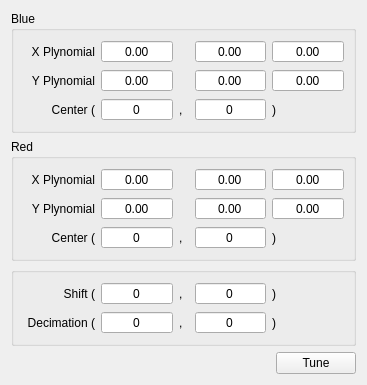
<?xml version="1.0" encoding="UTF-8"?>
<ui version="4.0">
 <class>LCA</class>
 <widget class="QWidget" name="LCA">
  <property name="geometry">
   <rect>
    <x>0</x>
    <y>0</y>
    <width>367</width>
    <height>359</height>
   </rect>
  </property>
  <property name="windowTitle">
   <string>LCA</string>
  </property>
  <layout class="QGridLayout" name="gridLayout_4">
   <item row="0" column="0" colspan="4">
    <widget class="QGroupBox" name="blue_gb">
     <property name="title">
      <string>Blue</string>
     </property>
     <layout class="QGridLayout" name="gridLayout">
      <item row="2" column="1">
       <widget class="QSpinBox" name="blueCenterX_sb">
        <property name="alignment">
         <set>Qt::AlignCenter</set>
        </property>
        <property name="buttonSymbols">
         <enum>QAbstractSpinBox::NoButtons</enum>
        </property>
       </widget>
      </item>
      <item row="0" column="0">
       <widget class="QLabel" name="label">
        <property name="text">
         <string>X Plynomial</string>
        </property>
        <property name="alignment">
         <set>Qt::AlignRight|Qt::AlignTrailing|Qt::AlignVCenter</set>
        </property>
       </widget>
      </item>
      <item row="1" column="0">
       <widget class="QLabel" name="label_2">
        <property name="text">
         <string>Y Plynomial</string>
        </property>
        <property name="alignment">
         <set>Qt::AlignRight|Qt::AlignTrailing|Qt::AlignVCenter</set>
        </property>
       </widget>
      </item>
      <item row="2" column="0">
       <widget class="QLabel" name="label_3">
        <property name="text">
         <string>Center (</string>
        </property>
        <property name="alignment">
         <set>Qt::AlignRight|Qt::AlignTrailing|Qt::AlignVCenter</set>
        </property>
       </widget>
      </item>
      <item row="0" column="1">
       <widget class="QDoubleSpinBox" name="bluePolyX1_sb">
        <property name="alignment">
         <set>Qt::AlignCenter</set>
        </property>
        <property name="buttonSymbols">
         <enum>QAbstractSpinBox::NoButtons</enum>
        </property>
       </widget>
      </item>
      <item row="0" column="3">
       <widget class="QDoubleSpinBox" name="bluePolyX2_sb">
        <property name="alignment">
         <set>Qt::AlignCenter</set>
        </property>
        <property name="buttonSymbols">
         <enum>QAbstractSpinBox::NoButtons</enum>
        </property>
       </widget>
      </item>
      <item row="0" column="4">
       <widget class="QDoubleSpinBox" name="bluePolyX3_sb">
        <property name="alignment">
         <set>Qt::AlignCenter</set>
        </property>
        <property name="buttonSymbols">
         <enum>QAbstractSpinBox::NoButtons</enum>
        </property>
       </widget>
      </item>
      <item row="1" column="1">
       <widget class="QDoubleSpinBox" name="bluePolyY1_sb">
        <property name="alignment">
         <set>Qt::AlignCenter</set>
        </property>
        <property name="buttonSymbols">
         <enum>QAbstractSpinBox::NoButtons</enum>
        </property>
       </widget>
      </item>
      <item row="1" column="3">
       <widget class="QDoubleSpinBox" name="bluePolyY2_sb">
        <property name="alignment">
         <set>Qt::AlignCenter</set>
        </property>
        <property name="buttonSymbols">
         <enum>QAbstractSpinBox::NoButtons</enum>
        </property>
       </widget>
      </item>
      <item row="1" column="4">
       <widget class="QDoubleSpinBox" name="bluePolyY3_sb">
        <property name="alignment">
         <set>Qt::AlignCenter</set>
        </property>
        <property name="buttonSymbols">
         <enum>QAbstractSpinBox::NoButtons</enum>
        </property>
       </widget>
      </item>
      <item row="2" column="3">
       <widget class="QSpinBox" name="blueCenterY_sb">
        <property name="alignment">
         <set>Qt::AlignCenter</set>
        </property>
        <property name="buttonSymbols">
         <enum>QAbstractSpinBox::NoButtons</enum>
        </property>
       </widget>
      </item>
      <item row="2" column="2">
       <widget class="QLabel" name="label_9">
        <property name="maximumSize">
         <size>
          <width>10</width>
          <height>16777215</height>
         </size>
        </property>
        <property name="text">
         <string>,</string>
        </property>
        <property name="alignment">
         <set>Qt::AlignLeading|Qt::AlignLeft|Qt::AlignVCenter</set>
        </property>
       </widget>
      </item>
      <item row="2" column="4">
       <widget class="QLabel" name="label_10">
        <property name="text">
         <string>)</string>
        </property>
        <property name="alignment">
         <set>Qt::AlignLeading|Qt::AlignLeft|Qt::AlignVCenter</set>
        </property>
       </widget>
      </item>
     </layout>
    </widget>
   </item>
   <item row="2" column="0" colspan="4">
    <widget class="QGroupBox" name="groupBox_3">
     <property name="title">
      <string/>
     </property>
     <layout class="QGridLayout" name="gridLayout_2">
      <item row="1" column="1">
       <widget class="QSpinBox" name="decimationX_sb">
        <property name="alignment">
         <set>Qt::AlignCenter</set>
        </property>
        <property name="buttonSymbols">
         <enum>QAbstractSpinBox::NoButtons</enum>
        </property>
       </widget>
      </item>
      <item row="1" column="4">
       <widget class="QSpinBox" name="decimationY_sb">
        <property name="alignment">
         <set>Qt::AlignCenter</set>
        </property>
        <property name="buttonSymbols">
         <enum>QAbstractSpinBox::NoButtons</enum>
        </property>
       </widget>
      </item>
      <item row="0" column="1">
       <widget class="QSpinBox" name="shiftX_sb">
        <property name="alignment">
         <set>Qt::AlignCenter</set>
        </property>
        <property name="buttonSymbols">
         <enum>QAbstractSpinBox::NoButtons</enum>
        </property>
       </widget>
      </item>
      <item row="0" column="4">
       <widget class="QSpinBox" name="shiftY_sb">
        <property name="alignment">
         <set>Qt::AlignCenter</set>
        </property>
        <property name="buttonSymbols">
         <enum>QAbstractSpinBox::NoButtons</enum>
        </property>
       </widget>
      </item>
      <item row="1" column="0">
       <widget class="QLabel" name="label_7">
        <property name="text">
         <string>Decimation (</string>
        </property>
        <property name="alignment">
         <set>Qt::AlignRight|Qt::AlignTrailing|Qt::AlignVCenter</set>
        </property>
       </widget>
      </item>
      <item row="0" column="5">
       <widget class="QLabel" name="label_12">
        <property name="text">
         <string>)</string>
        </property>
        <property name="alignment">
         <set>Qt::AlignLeading|Qt::AlignLeft|Qt::AlignVCenter</set>
        </property>
       </widget>
      </item>
      <item row="0" column="0">
       <widget class="QLabel" name="label_6">
        <property name="text">
         <string>Shift (</string>
        </property>
        <property name="alignment">
         <set>Qt::AlignRight|Qt::AlignTrailing|Qt::AlignVCenter</set>
        </property>
       </widget>
      </item>
      <item row="1" column="2">
       <widget class="QLabel" name="label_11">
        <property name="maximumSize">
         <size>
          <width>10</width>
          <height>16777215</height>
         </size>
        </property>
        <property name="text">
         <string>,</string>
        </property>
        <property name="alignment">
         <set>Qt::AlignLeading|Qt::AlignLeft|Qt::AlignVCenter</set>
        </property>
       </widget>
      </item>
      <item row="0" column="2">
       <widget class="QLabel" name="label_13">
        <property name="maximumSize">
         <size>
          <width>10</width>
          <height>16777215</height>
         </size>
        </property>
        <property name="text">
         <string>,</string>
        </property>
        <property name="alignment">
         <set>Qt::AlignLeading|Qt::AlignLeft|Qt::AlignVCenter</set>
        </property>
       </widget>
      </item>
      <item row="1" column="5">
       <widget class="QLabel" name="label_14">
        <property name="text">
         <string>)</string>
        </property>
        <property name="alignment">
         <set>Qt::AlignLeading|Qt::AlignLeft|Qt::AlignVCenter</set>
        </property>
       </widget>
      </item>
     </layout>
    </widget>
   </item>
   <item row="1" column="0" colspan="4">
    <widget class="QGroupBox" name="red_gb">
     <property name="title">
      <string>Red</string>
     </property>
     <layout class="QGridLayout" name="gridLayout_3">
      <item row="3" column="1">
       <widget class="QSpinBox" name="redCenterX_sb">
        <property name="alignment">
         <set>Qt::AlignCenter</set>
        </property>
        <property name="buttonSymbols">
         <enum>QAbstractSpinBox::NoButtons</enum>
        </property>
       </widget>
      </item>
      <item row="3" column="3">
       <widget class="QSpinBox" name="redCenterY_sb">
        <property name="alignment">
         <set>Qt::AlignCenter</set>
        </property>
        <property name="buttonSymbols">
         <enum>QAbstractSpinBox::NoButtons</enum>
        </property>
       </widget>
      </item>
      <item row="2" column="1">
       <widget class="QDoubleSpinBox" name="redPolyY1_sb">
        <property name="alignment">
         <set>Qt::AlignCenter</set>
        </property>
        <property name="buttonSymbols">
         <enum>QAbstractSpinBox::NoButtons</enum>
        </property>
       </widget>
      </item>
      <item row="2" column="3">
       <widget class="QDoubleSpinBox" name="redPolyY2_sb">
        <property name="alignment">
         <set>Qt::AlignCenter</set>
        </property>
        <property name="buttonSymbols">
         <enum>QAbstractSpinBox::NoButtons</enum>
        </property>
       </widget>
      </item>
      <item row="2" column="4">
       <widget class="QDoubleSpinBox" name="redPolyY3_sb">
        <property name="alignment">
         <set>Qt::AlignCenter</set>
        </property>
        <property name="buttonSymbols">
         <enum>QAbstractSpinBox::NoButtons</enum>
        </property>
       </widget>
      </item>
      <item row="2" column="0">
       <widget class="QLabel" name="label_5">
        <property name="text">
         <string>Y Plynomial</string>
        </property>
        <property name="alignment">
         <set>Qt::AlignRight|Qt::AlignTrailing|Qt::AlignVCenter</set>
        </property>
       </widget>
      </item>
      <item row="0" column="1">
       <widget class="QDoubleSpinBox" name="redPolyX1_sb">
        <property name="alignment">
         <set>Qt::AlignCenter</set>
        </property>
        <property name="buttonSymbols">
         <enum>QAbstractSpinBox::NoButtons</enum>
        </property>
       </widget>
      </item>
      <item row="0" column="0">
       <widget class="QLabel" name="label_4">
        <property name="text">
         <string>X Plynomial</string>
        </property>
        <property name="alignment">
         <set>Qt::AlignRight|Qt::AlignTrailing|Qt::AlignVCenter</set>
        </property>
       </widget>
      </item>
      <item row="0" column="3">
       <widget class="QDoubleSpinBox" name="redPolyX2_sb">
        <property name="alignment">
         <set>Qt::AlignCenter</set>
        </property>
        <property name="buttonSymbols">
         <enum>QAbstractSpinBox::NoButtons</enum>
        </property>
       </widget>
      </item>
      <item row="0" column="4">
       <widget class="QDoubleSpinBox" name="redPolyX3_sb">
        <property name="alignment">
         <set>Qt::AlignCenter</set>
        </property>
        <property name="buttonSymbols">
         <enum>QAbstractSpinBox::NoButtons</enum>
        </property>
       </widget>
      </item>
      <item row="3" column="0">
       <widget class="QLabel" name="label_8">
        <property name="text">
         <string>Center (</string>
        </property>
        <property name="alignment">
         <set>Qt::AlignRight|Qt::AlignTrailing|Qt::AlignVCenter</set>
        </property>
       </widget>
      </item>
      <item row="3" column="2">
       <widget class="QLabel" name="label_15">
        <property name="maximumSize">
         <size>
          <width>10</width>
          <height>16777215</height>
         </size>
        </property>
        <property name="text">
         <string>,</string>
        </property>
        <property name="alignment">
         <set>Qt::AlignLeading|Qt::AlignLeft|Qt::AlignVCenter</set>
        </property>
       </widget>
      </item>
      <item row="3" column="4">
       <widget class="QLabel" name="label_16">
        <property name="text">
         <string>)</string>
        </property>
        <property name="alignment">
         <set>Qt::AlignLeading|Qt::AlignLeft|Qt::AlignVCenter</set>
        </property>
       </widget>
      </item>
     </layout>
    </widget>
   </item>
   <item row="4" column="3">
    <widget class="QPushButton" name="tune_btn">
     <property name="text">
      <string>Tune</string>
     </property>
    </widget>
   </item>
   <item row="4" column="2">
    <spacer name="horizontalSpacer">
     <property name="orientation">
      <enum>Qt::Horizontal</enum>
     </property>
     <property name="sizeHint" stdset="0">
      <size>
       <width>40</width>
       <height>20</height>
      </size>
     </property>
    </spacer>
   </item>
   <item row="3" column="3">
    <spacer name="verticalSpacer">
     <property name="orientation">
      <enum>Qt::Vertical</enum>
     </property>
     <property name="sizeHint" stdset="0">
      <size>
       <width>20</width>
       <height>40</height>
      </size>
     </property>
    </spacer>
   </item>
  </layout>
 </widget>
 <resources/>
 <connections/>
</ui>
